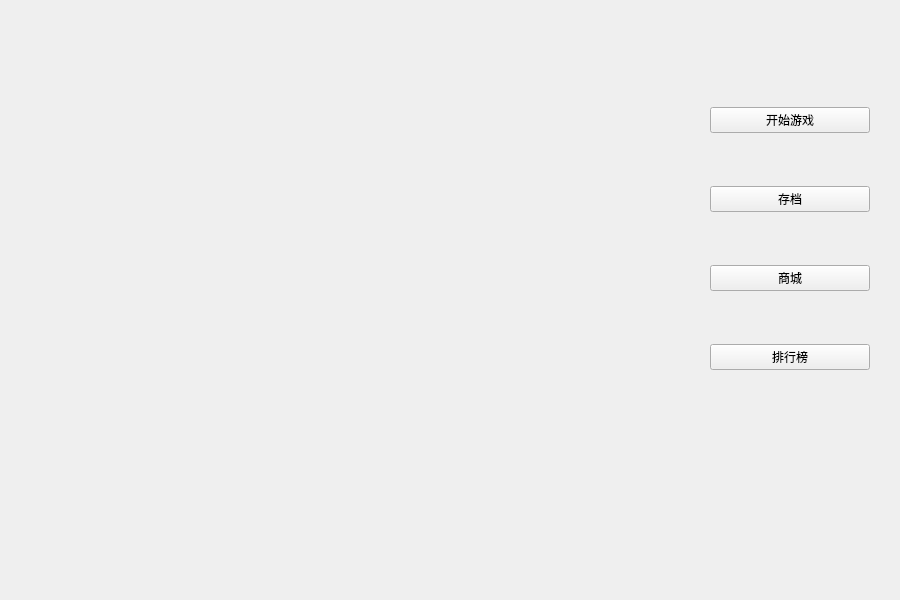
<?xml version="1.0" encoding="UTF-8"?>
<ui version="4.0">
 <class>Widget</class>
 <widget class="QWidget" name="Widget">
  <property name="geometry">
   <rect>
    <x>0</x>
    <y>0</y>
    <width>900</width>
    <height>600</height>
   </rect>
  </property>
  <property name="windowTitle">
   <string>Widget</string>
  </property>
  <widget class="QWidget" name="verticalLayoutWidget">
   <property name="geometry">
    <rect>
     <x>710</x>
     <y>60</y>
     <width>160</width>
     <height>361</height>
    </rect>
   </property>
   <layout class="QVBoxLayout" name="verticalLayout">
    <item>
     <widget class="QPushButton" name="begin">
      <property name="text">
       <string>开始游戏</string>
      </property>
      <property name="autoDefault">
       <bool>false</bool>
      </property>
     </widget>
    </item>
    <item>
     <widget class="QPushButton" name="save">
      <property name="text">
       <string>存档</string>
      </property>
     </widget>
    </item>
    <item>
     <widget class="QPushButton" name="shop">
      <property name="text">
       <string>商城</string>
      </property>
     </widget>
    </item>
    <item>
     <widget class="QPushButton" name="rank">
      <property name="text">
       <string>排行榜</string>
      </property>
     </widget>
    </item>
   </layout>
  </widget>
 </widget>
 <resources/>
 <connections/>
</ui>
